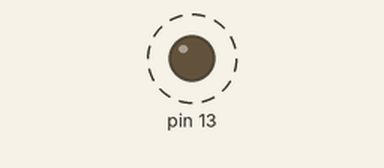
Recording of a sketch running on a simulated Arduino Uno, built with avr-gcc and run on an emulated ATmega328P. Parts: output pins drawn as LEDs (lit = HIGH). Dashed ring = blinking.

Above: at 0.5 s.
Timing chart, 0 to 4.8 s (numbered marks = the images above):
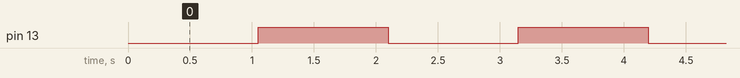

Measured:
- by itself, pin 13: alternates HIGH for 1.0 s and LOW for 1.0 s

The sketch:

Timer.ino
```cpp
# define F_CPU 16000000 // 16 MHz
# include <avr/io.h>
# include <util/delay.h>
# include <avr/interrupt.h>

# define LED_ON             PORTB |= (1<<PORTB5)
# define LED_OFF            PORTB &= ~(1<<PORTB5)
# define LED_TOGGLE        PINB  |= (1<<PINB5)
# define SWITCH_PRESSED    !(PINB & (1<<PINB7))

ISR(TIMER1_OVF_vect)
{
  LED_TOGGLE;
}


int main(void)
{
  DDRB |= (1<<DDB5);
  DDRB &= ~(1<<DDB7);

  ////////////////////////VIDEO 7
  // Timer set up (pág 173)

  TCCR1B |= (1<< CS12); // Hay que poner un 1 en CS12 para contar hasta 256 (clkI/O/256 (From prescaler))

  //Luego buscamos el registro del interrupt para que sirva
  // TC1 - 16-bit Timer/Counter1 with PWM -->  Register Description --> Timer/Counter 1 Interrupt Mask Register
  // Para activarlo

  TIMSK1 |= (1<<TOIE1);

  sei(); // Activa los interrupts

  // Finalmente debemos implementar nuestra rutina de interrupción
  // Vamos a Interrupts --> Interrupt Vectors in ATmega328/P --> el vector de overflow (TIMER1_OVF) -->
  // Vamos a la descripción de la librería <avr/interrupt.h> y buscamos por TIMER1_OVF --> Buscamos la función de interrupt ISR que está arriba


  while(1){

  }
}
```
